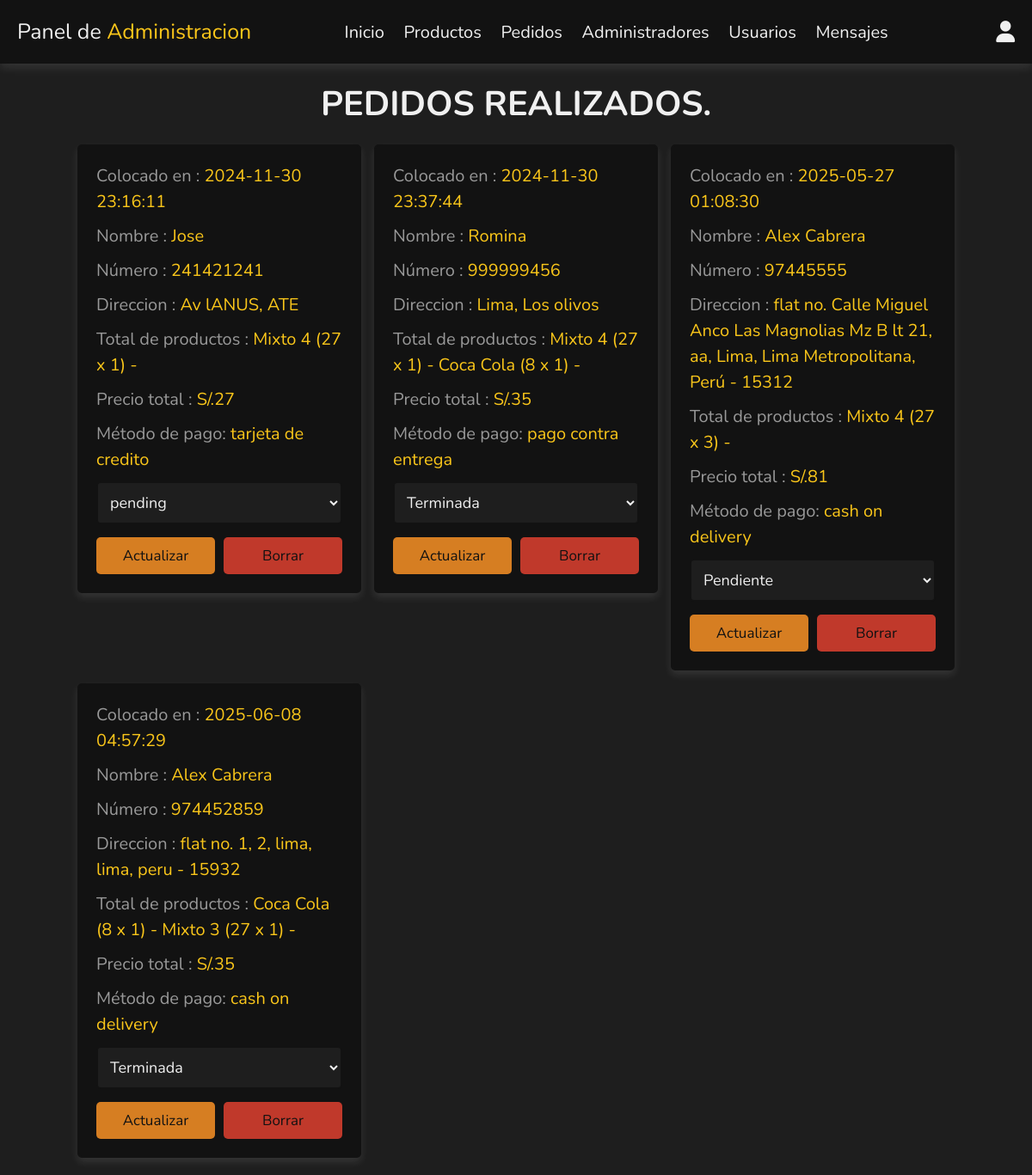
/admin/placed_orders.php (signed in), run on the app's committed database.
### tables this page shows
CREATE TABLE `orders` (
  `id` int(11) NOT NULL,
  `user_id` int(11) NOT NULL,
  `name` varchar(20) NOT NULL,
  `number` varchar(10) NOT NULL,
  `email` varchar(50) NOT NULL,
  `method` varchar(50) NOT NULL,
  `address` varchar(500) NOT NULL,
  `total_products` text NOT NULL,
  `total_price` float NOT NULL,
  `placed_on` timestamp NOT NULL DEFAULT current_timestamp(),
  `payment_status` varchar(20) NOT NULL DEFAULT 'pending',
  `updated_at` datetime DEFAULT NULL,
  `updated_by` int(11) DEFAULT NULL
);

### admin/placed_orders.php (the view, shortened to what this page needs)
<?php
include '../components/connect.php';
?>
<!DOCTYPE html>
<html lang="en">
<head>
   <link rel="stylesheet" href="https://cdnjs.cloudflare.com/ajax/libs/font-awesome/6.1.1/css/all.min.css">
   <link rel="stylesheet" href="../css/admin_style.css">
</head>
<body>
<?php include '../components/admin_header.php'; ?>
<section class="orders">
<h1 class="heading">Pedidos realizados.</h1>
<div class="box-container">
   <?php
      $select_orders = $conn->prepare("SELECT * FROM `orders`");
      $select_orders->execute();
      if($select_orders->rowCount() > 0){
         while($fetch_orders = $select_orders->fetch(PDO::FETCH_ASSOC)){
   ?>
   <div class="box">
      <p> Colocado en : <span><?= $fetch_orders['placed_on']; ?></span> </p>
      <p> Nombre : <span><?= $fetch_orders['name']; ?></span> </p>
      <p> Número : <span><?= $fetch_orders['number']; ?></span> </p>
      <p> Direccion : <span><?= $fetch_orders['address']; ?></span> </p>
      <p> Total de productos : <span><?= $fetch_orders['total_products']; ?></span> </p>
      <p> Precio total : <span>S/.<?= $fetch_orders['total_price']; ?> </span> </p>
      <p> Método de pago: <span><?= $fetch_orders['method']; ?></span> </p>
      <form action="" method="post">
         <select name="payment_status" class="select">
            <option selected disabled><?= $fetch_orders['payment_status']; ?></option>
         </select>
        <div class="flex-btn">
         <input type="submit" value="Actualizar" class="option-btn" name="update_payment">
         <a href="placed_orders.php?delete=<?= $fetch_orders['id']; ?>" class="delete-btn" onclick="return confirm('¿Borrar este pedido?');">Borrar</a>
        </div>
      </form>
   </div>
   <?php
         }
      }else{
         echo '<p class="empty">¡Aún no hay pedidos realizados!</p>';
      }
   ?>
</div>
</section>
</body>
</html>

### css/admin_style.css (style rules this page uses)
:root { --main-color: #fac61a; --orange: #d67e22; --red: #c0392b; --black: #f0f0f0; --white: #121212; --light-color: #999; --light-bg: #1e1e1e; --anticuchera-beny: #ff2424; --border:.2rem solid var(--white); --box-shadow:0 .5rem 1rem rgba(255, 255, 255, .1); --navbar: #fac61a; }
* { font-family: 'Nunito', sans-serif; margin:0; padding:0; box-sizing: border-box; outline: none; border:none; text-decoration: none; }
html { font-size: 62.5%; overflow-x: hidden; }
body { background-color: var(--light-bg); }
section { padding:2rem; max-width: 1200px; margin:0 auto; }
.heading { font-size: 4rem; color:var(--black); margin-bottom: 2rem; text-align: center; text-transform: uppercase; }
.btn, .delete-btn, .option-btn { display: block; width: 100%; margin-top: 1rem; border-radius: .5rem; padding:1rem 3rem; font-size: 1.7rem; text-transform: capitalize; color:var(--white); cursor: pointer; text-align: center; }
.option-btn { background-color: var(--orange); }
.delete-btn { background-color: var(--red); }
.flex-btn { display: flex; gap:1rem; }
.orders .box-container { display: grid; grid-template-columns: repeat(auto-fit, 33rem); gap:1.5rem; align-items: flex-start; justify-content: center; }
.orders .box-container .box { padding:2rem; padding-top: 1rem; border-radius: .5rem; border:var(--border); background-color: var(--white); box-shadow: var(--box-shadow); }
.orders .box-container .box p { line-height: 1.5; font-size: 2rem; color:var(--light-color); margin:1rem 0; }
.orders .box-container .box p span { color:var(--main-color); }
.orders .box-container .select { margin-bottom: .5rem; width: 100%; background-color: var(--light-bg); padding:1rem; font-size: 1.8rem; color:var(--black); border-radius: .5rem; border:var(--border); }

### data on the page
orders: placed_on "2024-11-30 23:16:11", name "Jose", number "241421241", address "Av lANUS, ATE", total_products "Mixto 4 (27 x 1) -", total_price "27", method "tarjeta de credito", payment_status "pending"
orders: placed_on "2024-11-30 23:37:44", name "Romina", number "999999456", address "Lima, Los olivos", total_products "Mixto 4 (27 x 1) - Coca Cola (8 x 1) -", total_price "35", method "pago contra entrega", payment_status "Terminada"
orders: placed_on "2025-05-27 01:08:30", name "Alex Cabrera", number "97445555", address "flat no. Calle Miguel Anco Las Magnolias Mz B lt 21, aa, Lima, Lima Metropolitana, Perú - 15312", total_products "Mixto 4 (27 x 3) -", total_price "81", method "cash on delivery", payment_status "Pendiente"
orders: placed_on "2025-06-08 04:57:29", name "Alex Cabrera", number "974452859", address "flat no. 1, 2, lima, lima, peru - 15932", total_products "Coca Cola (8 x 1) - Mixto 3 (27 x 1) -", total_price "35", method "cash on delivery", payment_status "Terminada"
